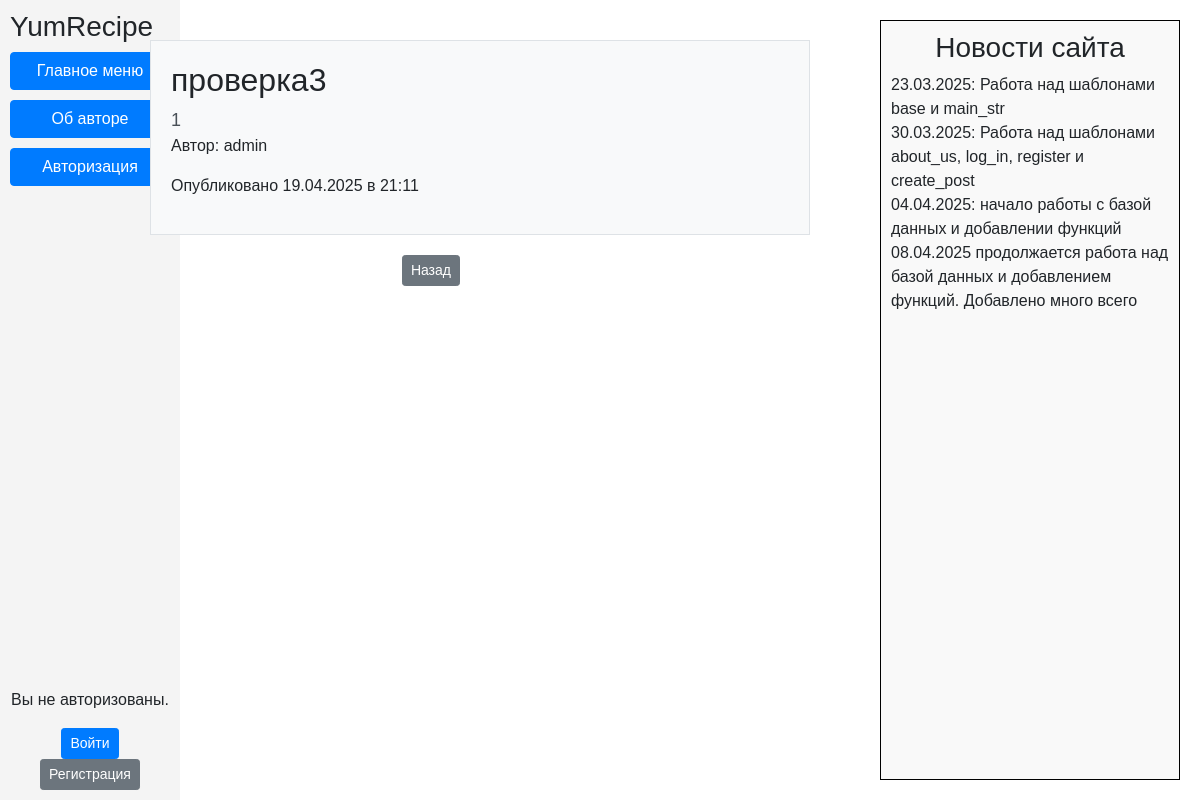
The page /post_detail/7 on the database its author committed.
### data_and_db/db_setup.py (models this page shows)
class Post(Base):  # класс отвечающий за посты в базе данных
    __tablename__ = 'posts'
    id = Column(Integer, primary_key=True)
    title = Column(String(100), nullable=False)
    content = Column(Text, nullable=False)
    created_at = Column(DateTime, default=lambda: datetime.now(pytz.timezone('Europe/Moscow')), nullable=False)
    is_edited = Column(Boolean, default=False, nullable=False)
    user_id = Column(Integer, ForeignKey('users.id'))
    user = relationship('User', back_populates='posts')

class User(Base, UserMixin):  # класс отвечающий за аккаунты в базе данных
    __tablename__ = 'users'
    id = Column(Integer, primary_key=True)
    nickname = Column(String, nullable=False)
    email = Column(String, unique=True, nullable=False)
    password = Column(String, nullable=False)

### main.py (the view)
@app.route('/post_detail/<int:post_id>')  # функция отвечающая за работу кнопки "подробнее" поста
def post_detail(post_id):
    post = session.query(Post).filter_by(id=post_id).first()
    if not post:
        return redirect(url_for('mainstr'))
    return render_template('post_detail.html', post=post)

### templates/post_detail.html (shortened to what this page needs)
{% extends "base.html" %}
{% block content %}
<div class="post-detail-container">
    <h2>{{ post.title }}</h2>
    <div class="post-text">{{ post.content }}</div>
    {% if post.is_edited %}
    <p>Автор: {{ post.user.nickname }}</p>
    <p>Опубликовано {{ post.created_at.strftime('%d.%m.%Y') }} в {{ post.created_at.strftime('%H:%M') }} (изменено)</p>
    {% else %}
    <p>Автор: {{ post.user.nickname }}</p>
    <p>Опубликовано {{ post.created_at.strftime('%d.%m.%Y') }} в {{ post.created_at.strftime('%H:%M') }}</p>
    {% endif %}
</div>
<div class="back-button-container">
    <a href="{{ url_for('mainstr') }}" class="btn btn-secondary btn-sm">Назад</a>
</div>
{% endblock %}

### static/styles.css (style rules this page uses)
body { margin: 0; padding: 0; font-family: Arial, sans-serif; }

### templates/base.html (style rules this page uses)
body { margin: 0; font-family: Arial, sans-serif; }

### templates/post_detail.html (style rules this page uses)
.post-detail-container { position: relative; left: -120px; width: 55%; margin: 40px auto; background-color: #f8f9fa; border: 1px solid #dee2e6; padding: 20px; box-sizing: border-box; overflow-wrap: break-word; }
.post-text { font-size: 18px; color: #495057; text-align: left; padding: 0; margin: 0; word-wrap: break-word; }
.back-button-container { position: relative; left: -200px; text-align: right; margin-top: -20px; width: 55%; }

### rows shown on the page
Post: title "проверка3", content "1", created_at "19.04.2025", created_at "21:11"
User: user.nickname "admin"
